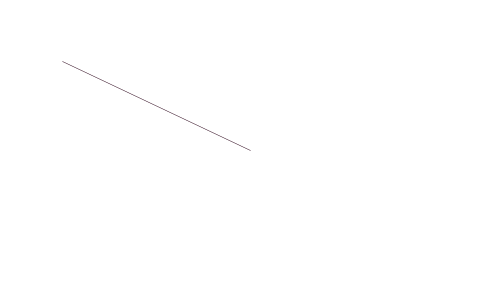
Frame 1 (no input)
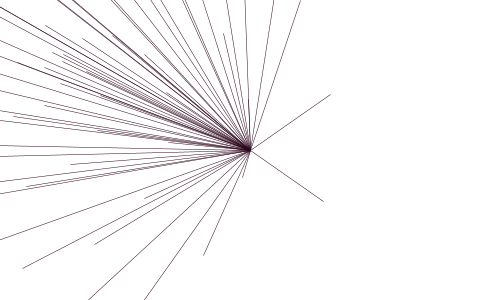
Frame 60 (the mouse pressed at the canvas centre just before this capture)
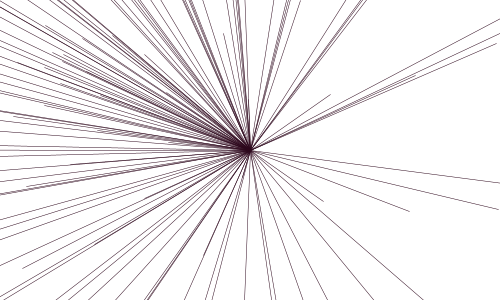
Frame 120 (the mouse held since frame 60 and released just before this capture)

The Processing sketch that drew these frames (run headless with seeded random() and noise(); from frame 60 on, the mouse is pressed at the canvas centre):

// Processing sketch: processing_46052
// ── processing_46052.pde

float offset =60;
float angle = 0.0;
float scalar = 2;
float x;
float y;
float speed = 5.1;
int centX = 250;
int centY = 150;

void setup() {
size(500, 300);
background(255);
strokeWeight(0.5);
stroke( random(70), random(30), random(30));
smooth();
}

void draw() {

    float x= offset + cos(angle) * scalar+ random(2);
    float y = offset +sin(angle) * scalar +random (2);
    line (x, y, 250, 150);
    angle += speed;
    scalar += speed;
  }
 
